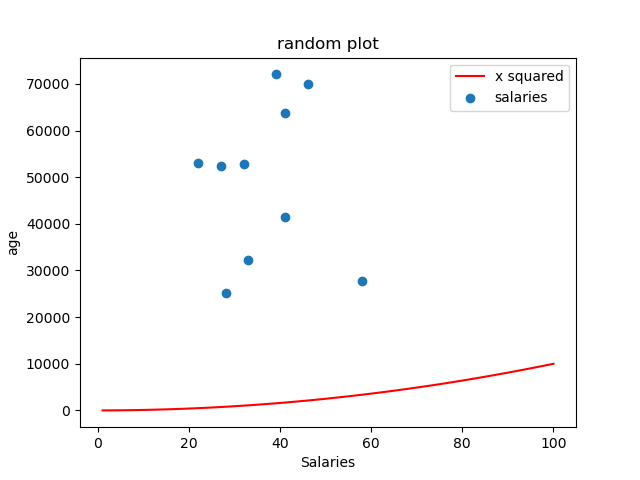

This chart was generated by the following Python code:
# Program that makes a list called ages that has, the same number random values as salaries
# with label to the plot and label on the axis 

# Autor Olga Kreicberga

import numpy as np 
import matplotlib.pyplot as plt 


minSalary = 20000
maxSalary = 80000
numberofEntries = 10
np.random.seed(1)
salaries = np.random.randint(minSalary, maxSalary, numberofEntries)
ages = np.random.randint(low=21, high = 65, size = numberofEntries)

plt.scatter(ages, salaries, label="salaries") # this will be random 
# plt.show()

# add x squared 
xpoints = np.array(range(1, 101))
ypoints = xpoints * xpoints # multiply each entry by itself

plt.plot(xpoints,ypoints, color= 'r', label = "x squared")
plt.title("random plot")
plt.xlabel("Salaries")
plt.ylabel("age")
plt.legend()


plt.savefig('prettier-plot.png')
plt.show() 